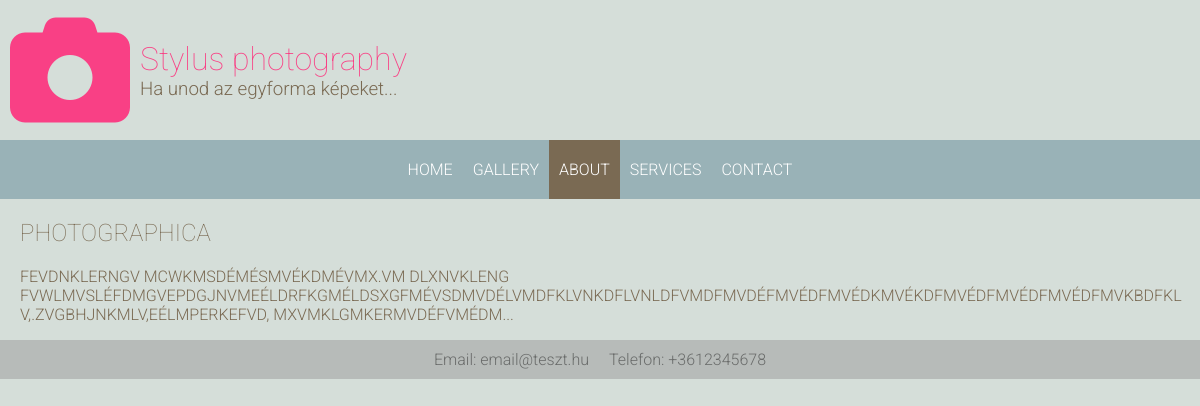
The page /about/ on the database its author committed.
### pages/models.py (models this page shows, shortened)
class SiteInfo(models.Model):
    site_name = models.CharField("Oldalnév", max_length=200)                # kötelezően kitöltendő mező
    image = models.ImageField("Logo", upload_to="logo", blank=True)    # megadom a kép nevét és a mentés helyét...
    subtitle = models.CharField("Alcím", max_length=200)                    # kötelezően kitöltendő mező
    email = models.EmailField("Email", max_length=200, blank=True)          # opcionálisan kitöltendő mező
    phone = models.CharField("Telefon", max_length=200, blank=True)         # opcionálisan kitöltendő mező
    class Meta:
        verbose_name_plural = "Oldal adatok"                                # admin felületen a PAGES részben lévő adat neve ( lényegében a jelen osztály nevét írjuk így felül megjelenítéskor)

class About(models.Model):
    title = models.CharField('Címsor', max_length=200)
    content = models.TextField('Üzenet', max_length=5000)
    class Meta:
        verbose_name_plural = "Rólunk"                                # admin felületen a PAGES részben lévő adat neve ( lényegében a jelen osztály nevét írjuk így felül megjelenítéskor)

### pages/views.py (the view)
# urls.py: path('about/', AboutView.as_view(), name="about"),
class AboutView(TemplateView):
    template_name = "about.html"
    abouts = About.objects.all()
    if abouts:
        extra_context = {
            "about": abouts[0]
        }

### pages/context_processors.py (called while the page is built)
def global_context(request):
    site_infos = SiteInfo.objects.all()
    if not site_infos:
        return {}
    return {
        "site_name": site_infos[0].site_name,
        "logo": site_infos[0].image,
        "site_subtitle": site_infos[0].subtitle,
        "email": site_infos[0].email,
        "phone": site_infos[0].phone,
    }

### templates/about.html (shortened to what this page needs)
{% extends '_base.html' %}
{% block content %}
    <h2>{{ about.title }}</h2>
    <p>{{ about.content }}</p>
{% endblock content %}

### templates/_base.html (shortened to what this page needs)
{% load static %}
<!DOCTYPE html>
<html lang="en">
<head>
    <link rel="stylesheet" href="{% static '/css/main.css' %}">
    <link rel="stylesheet" href="{% static '/css/mobile.css' %}">
</head>
<body>
    <div class="site_header_layout">
        <i class="fas fa-camera site-logo"></i>
        <div>
            <h1 style="margin: 0">{{ site_name }}</h1>
            <h3>{{ site_subtitle }}</h3>
        </div>
    </div>
    {% include '_navbar.html' %}
<div class="content_container">
    {% block content %}
    {% endblock content %}
</div>
    <div class="site_footer_layout">
        <p>Email: {{ email }}</p>
        <p>Telefon: {{ phone }}</p>
    </div>
</body>
</html>

### static_dev/css/main.css (style rules this page uses)
body { background-color: #D5DED9; color: #7A6A53; font-family: 'Roboto', sans-serif; font-weight: 300; margin: 0; }
h1, h2, h3 { font-weight: 100; }
h1 { color: #f94085; }
h3 { margin: 0px; font-weight: 300; }
.site-logo { color: #f94085; font-size: 120px; margin: 10px; }
.site_header_layout { display: flex; align-items: center; }
.site_footer_layout { display: flex; justify-content: center; background-color: #b7bbb9; color: #6a6c6b; }
.site_footer_layout p { margin: 10px; }
.content_container { margin-right: 20px; margin-left: 20px; margin-bottom: 10px; margin-top: 10px; }

### rows shown on the page
SiteInfo: site_name "Stylus photography", subtitle "Ha unod az egyforma képeket...", email "email@teszt.hu", phone "+3612345678"
About: title "PHOTOGRAPHICA", content "FEVDNKLERNGV MCWKMSDÉMÉSMVÉKDMÉVMX.VM DLXNVKLENG FVWLMVSLÉFDMGVEPDGJNVMEÉLDRFKGMÉLDSXGFMÉVSDMVDÉLVMDFKLVNKDFLVNLDFVMDFMVDÉFMVÉDFMVÉDKMVÉKDFMVÉDFMVÉDFMVÉDFMVKBDFKL V,.ZVGBHJNKMLV,EÉLMPERKEFVD, MXVMKLGMKERMVDÉFVMÉDM..."
